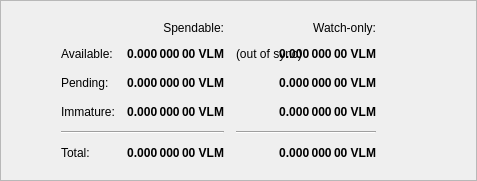
                <widget class="QFrame" name="frame">
                    <property name="frameShape">
                        <enum>QFrame::StyledPanel</enum>
                    </property>
                    <property name="frameShadow">
                        <enum>QFrame::Raised</enum>
                    </property>
                    <layout class="QHBoxLayout">
                         <item>
                            <spacer name="horizontalSpacerWalletSecruity">
                                <property name="orientation">
                                    <enum>Qt::Horizontal</enum>
                                </property>
                                <property name="sizeHint" stdset="0">
                                    <size>
                                        <width>40</width>
                                        <height>1</height>
                                    </size>
                                </property>
                            </spacer>
                        </item>
                        <item>
                            <widget class="QFrame">
                                <layout class="QVBoxLayout" name="verticalLayout_4">
                                   
                                    <item>
                                        <layout class="QGridLayout" name="gridLayout">
                                            <property name="spacing">
                                                <number>12</number>
                                            </property>
                                            <item row="0" column="1">
                                                <widget class="QLabel" name="labelSpendable">
                                                    <property name="text">
                                                        <string>Spendable:</string>
                                                    </property>
                                                    <property name="alignment">
                                                        <set>Qt::AlignRight|Qt::AlignTrailing|Qt::AlignVCenter</set>
                                                    </property>
                                                </widget>
                                            </item>
                                            <item row="0" column="2">
                                                <widget class="QLabel" name="labelWatchonly">
                                                    <property name="text">
                                                        <string>Watch-only:</string>
                                                    </property>
                                                    <property name="alignment">
                                                        <set>Qt::AlignRight|Qt::AlignTrailing|Qt::AlignVCenter</set>
                                                    </property>
                                                </widget>
                                            </item>
                                            <item row="1" column="0">
                                                <widget class="QLabel" name="labelBalanceText">
                                                    <property name="text">
                                                        <string>Available:</string>
                                                    </property>
                                                </widget>
                                            </item>
                                            <item row="1" column="1">
                                                <widget class="QLabel" name="labelBalance">
                                                    <property name="font">
                                                        <font>
                                                            <weight>75</weight>
                                                            <bold>true</bold>
                                                        </font>
                                                    </property>
                                                    <property name="cursor">
                                                        <cursorShape>IBeamCursor</cursorShape>
                                                    </property>
                                                    <property name="toolTip">
                                                        <string>Your current spendable balance</string>
                                                    </property>
                                                    <property name="text">
                                                        <string notr="true">0.000 000 00 VLM</string>
                                                    </property>
                                                    <property name="alignment">
                                                        <set>Qt::AlignRight|Qt::AlignTrailing|Qt::AlignVCenter</set>
                                                    </property>
                                                    <property name="textInteractionFlags">
                                                        <set>Qt::LinksAccessibleByMouse|Qt::TextSelectableByKeyboard|Qt::TextSelectableByMouse</set>
                                                    </property>
                                                </widget>
                                            </item>
                                            <item row="1" column="2">
                                                <widget class="QLabel" name="labelWalletStatus">
                                                    <property name="toolTip">
                                                        <string>The displayed information may be out of date. Your wallet automatically synchronizes with the Velum network after a connection is established, but this process has not completed yet.</string>
                                                    </property>
                                                    <property name="text">
                                                        <string notr="true">(out of sync)</string>
                                                    </property>
                                                    <property name="alignment">
                                                        <set>Qt::AlignLeading|Qt::AlignLeft|Qt::AlignVCenter</set>
                                                    </property>
                                                </widget>
                                            </item>
                                            <item row="1" column="2">
                                                <widget class="QLabel" name="labelWatchAvailable">
                                                    <property name="font">
                                                        <font>
                                                            <weight>75</weight>
                                                            <bold>true</bold>
                                                        </font>
                                                    </property>
                                                    <property name="cursor">
                                                        <cursorShape>IBeamCursor</cursorShape>
                                                    </property>
                                                    <property name="toolTip">
                                                        <string>Your current balance in watch-only addresses</string>
                                                    </property>
                                                    <property name="text">
                                                        <string notr="true">0.000 000 00 VLM</string>
                                                    </property>
                                                    <property name="alignment">
                                                        <set>Qt::AlignRight|Qt::AlignTrailing|Qt::AlignVCenter</set>
                                                    </property>
                                                    <property name="textInteractionFlags">
                                                        <set>Qt::LinksAccessibleByMouse|Qt::TextSelectableByKeyboard|Qt::TextSelectableByMouse</set>
                                                    </property>
                                                </widget>
                                            </item>
                                            <item row="2" column="0">
                                                <widget class="QLabel" name="labelPendingText">
                                                    <property name="text">
                                                        <string>Pending:</string>
                                                    </property>
                                                </widget>
                                            </item>
                                            <item row="2" column="1">
                                                <widget class="QLabel" name="labelUnconfirmed">
                                                    <property name="font">
                                                        <font>
                                                            <weight>75</weight>
                                                            <bold>true</bold>
                                                        </font>
                                                    </property>
                                                    <property name="cursor">
                                                        <cursorShape>IBeamCursor</cursorShape>
                                                    </property>
                                                    <property name="toolTip">
                                                        <string>Total of transactions that have yet to be confirmed, and do not yet count toward the spendable balance</string>
                                                    </property>
                                                    <property name="text">
                                                        <string notr="true">0.000 000 00 VLM</string>
                                                    </property>
                                                    <property name="alignment">
                                                        <set>Qt::AlignRight|Qt::AlignTrailing|Qt::AlignVCenter</set>
                                                    </property>
                                                    <property name="textInteractionFlags">
                                                        <set>Qt::LinksAccessibleByMouse|Qt::TextSelectableByKeyboard|Qt::TextSelectableByMouse</set>
                                                    </property>
                                                </widget>
                                            </item>
                                            <item row="2" column="2">
                                                <widget class="QLabel" name="labelWatchPending">
                                                    <property name="font">
                                                        <font>
                                                            <weight>75</weight>
                                                            <bold>true</bold>
                                                        </font>
                                                    </property>
                                                    <property name="cursor">
                                                        <cursorShape>IBeamCursor</cursorShape>
                                                    </property>
                                                    <property name="toolTip">
                                                        <string>Unconfirmed transactions to watch-only addresses</string>
                                                    </property>
                                                    <property name="text">
                                                        <string notr="true">0.000 000 00 VLM</string>
                                                    </property>
                                                    <property name="alignment">
                                                        <set>Qt::AlignRight|Qt::AlignTrailing|Qt::AlignVCenter</set>
                                                    </property>
                                                    <property name="textInteractionFlags">
                                                        <set>Qt::LinksAccessibleByMouse|Qt::TextSelectableByKeyboard|Qt::TextSelectableByMouse</set>
                                                    </property>
                                                </widget>
                                            </item>
                                            <item row="2" column="3">
                                                <spacer name="horizontalSpacer_2">
                                                    <property name="orientation">
                                                        <enum>Qt::Horizontal</enum>
                                                    </property>
                                                    <property name="sizeHint" stdset="0">
                                                        <size>
                                                            <width>40</width>
                                                            <height>20</height>
                                                        </size>
                                                    </property>
                                                </spacer>
                                            </item>
                                            <item row="3" column="0">
                                                <widget class="QLabel" name="labelImmatureText">
                                                    <property name="text">
                                                        <string>Immature:</string>
                                                    </property>
                                                </widget>
                                            </item>
                                            <item row="3" column="1">
                                                <widget class="QLabel" name="labelImmature">
                                                    <property name="font">
                                                        <font>
                                                            <weight>75</weight>
                                                            <bold>true</bold>
                                                        </font>
                                                    </property>
                                                    <property name="cursor">
                                                        <cursorShape>IBeamCursor</cursorShape>
                                                    </property>
                                                    <property name="toolTip">
                                                        <string>Mined balance that has not yet matured</string>
                                                    </property>
                                                    <property name="text">
                                                        <string notr="true">0.000 000 00 VLM</string>
                                                    </property>
                                                    <property name="alignment">
                                                        <set>Qt::AlignRight|Qt::AlignTrailing|Qt::AlignVCenter</set>
                                                    </property>
                                                    <property name="textInteractionFlags">
                                                        <set>Qt::LinksAccessibleByMouse|Qt::TextSelectableByKeyboard|Qt::TextSelectableByMouse</set>
                                                    </property>
                                                </widget>
                                            </item>
                                            <item row="3" column="2">
                                                <widget class="QLabel" name="labelWatchImmature">
                                                    <property name="font">
                                                        <font>
                                                            <weight>75</weight>
                                                            <bold>true</bold>
                                                        </font>
                                                    </property>
                                                    <property name="cursor">
                                                        <cursorShape>IBeamCursor</cursorShape>
                                                    </property>
                                                    <property name="toolTip">
                                                        <string>Mined balance in watch-only addresses that has not yet matured</string>
                                                    </property>
                                                    <property name="text">
                                                        <string notr="true">0.000 000 00 VLM</string>
                                                    </property>
                                                    <property name="alignment">
                                                        <set>Qt::AlignRight|Qt::AlignTrailing|Qt::AlignVCenter</set>
                                                    </property>
                                                    <property name="textInteractionFlags">
                                                        <set>Qt::LinksAccessibleByMouse|Qt::TextSelectableByKeyboard|Qt::TextSelectableByMouse</set>
                                                    </property>
                                                </widget>
                                            </item>
                                            <item row="4" column="0" colspan="2">
                                                <widget class="Line" name="lineSpendableBalance">
                                                    <property name="orientation">
                                                        <enum>Qt::Horizontal</enum>
                                                    </property>
                                                </widget>
                                            </item>
                                            <item row="4" column="2">
                                                <widget class="Line" name="lineWatchBalance">
                                                    <property name="sizePolicy">
                                                        <sizepolicy hsizetype="Preferred" vsizetype="Fixed">
                                                            <horstretch>0</horstretch>
                                                            <verstretch>0</verstretch>
                                                        </sizepolicy>
                                                    </property>
                                                    <property name="minimumSize">
                                                        <size>
                                                            <width>140</width>
                                                            <height>0</height>
                                                        </size>
                                                    </property>
                                                    <property name="orientation">
                                                        <enum>Qt::Horizontal</enum>
                                                    </property>
                                                </widget>
                                            </item>
                                            <item row="5" column="0">
                                                <widget class="QLabel" name="labelTotalText">
                                                    <property name="text">
                                                        <string>Total:</string>
                                                    </property>
                                                </widget>
                                            </item>
                                            <item row="5" column="1">
                                                <widget class="QLabel" name="labelTotal">
                                                    <property name="font">
                                                        <font>
                                                            <weight>75</weight>
                                                            <bold>true</bold>
                                                        </font>
                                                    </property>
                                                    <property name="cursor">
                                                        <cursorShape>IBeamCursor</cursorShape>
                                                    </property>
                                                    <property name="toolTip">
                                                        <string>Your current total balance</string>
                                                    </property>
                                                    <property name="text">
                                                        <string notr="true">0.000 000 00 VLM</string>
                                                    </property>
                                                    <property name="alignment">
                                                        <set>Qt::AlignRight|Qt::AlignTrailing|Qt::AlignVCenter</set>
                                                    </property>
                                                    <property name="textInteractionFlags">
                                                        <set>Qt::LinksAccessibleByMouse|Qt::TextSelectableByKeyboard|Qt::TextSelectableByMouse</set>
                                                    </property>
                                                </widget>
                                            </item>
                                            <item row="5" column="2">
                                                <widget class="QLabel" name="labelWatchTotal">
                                                    <property name="font">
                                                        <font>
                                                            <weight>75</weight>
                                                            <bold>true</bold>
                                                        </font>
                                                    </property>
                                                    <property name="cursor">
                                                        <cursorShape>IBeamCursor</cursorShape>
                                                    </property>
                                                    <property name="toolTip">
                                                        <string>Current total balance in watch-only addresses</string>
                                                    </property>
                                                    <property name="text">
                                                        <string notr="true">0.000 000 00 VLM</string>
                                                    </property>
                                                    <property name="alignment">
                                                        <set>Qt::AlignRight|Qt::AlignTrailing|Qt::AlignVCenter</set>
                                                    </property>
                                                    <property name="textInteractionFlags">
                                                        <set>Qt::LinksAccessibleByMouse|Qt::TextSelectableByKeyboard|Qt::TextSelectableByMouse</set>
                                                    </property>
                                                </widget>
                                            </item>
                                        </layout>
                                    </item>
                                </layout>
                            </widget>
                        </item>
                        <item>
                            <spacer name="horizontalSpacerWalletSecruity">
                                <property name="orientation">
                                    <enum>Qt::Horizontal</enum>
                                </property>
                                <property name="sizeHint" stdset="0">
                                    <size>
                                        <width>40</width>
                                        <height>1</height>
                                    </size>
                                </property>
                            </spacer>
                        </item>
                    </layout>
                </widget>
